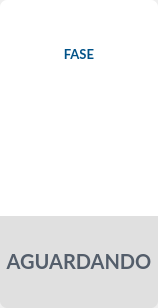
        <widget class="QWidget" name="verticalWidget_2" native="true">
         <property name="geometry">
          <rect>
           <x>180</x>
           <y>260</y>
           <width>158</width>
           <height>308</height>
          </rect>
         </property>
         <property name="styleSheet">
          <string notr="true"/>
         </property>
         <layout class="QVBoxLayout" name="verticalLayout_4">
          <property name="spacing">
           <number>0</number>
          </property>
          <property name="leftMargin">
           <number>0</number>
          </property>
          <property name="topMargin">
           <number>0</number>
          </property>
          <property name="rightMargin">
           <number>0</number>
          </property>
          <property name="bottomMargin">
           <number>0</number>
          </property>
          <item>
           <widget class="QLabel" name="Titulo_2">
            <property name="font">
             <font>
              <family>Lato</family>
              <pointsize>10</pointsize>
              <weight>75</weight>
              <bold>true</bold>
             </font>
            </property>
            <property name="layoutDirection">
             <enum>Qt::LeftToRight</enum>
            </property>
            <property name="styleSheet">
             <string notr="true">border-top-right-radius:7px;
border-top-left-radius:7px;
background-color: rgb(255, 255, 255);
color: rgb(0, 82, 136);</string>
            </property>
            <property name="text">
             <string>FASE</string>
            </property>
            <property name="alignment">
             <set>Qt::AlignCenter</set>
            </property>
            <property name="wordWrap">
             <bool>true</bool>
            </property>
            <property name="margin">
             <number>0</number>
            </property>
           </widget>
          </item>
          <item>
           <widget class="QWidget" name="Meio_2" native="true">
            <property name="styleSheet">
             <string notr="true">background-color: rgb(255, 255, 255);</string>
            </property>
            <layout class="QHBoxLayout" name="horizontalLayout_4">
             <property name="spacing">
              <number>0</number>
             </property>
             <property name="bottomMargin">
              <number>10</number>
             </property>
             <item>
              <spacer name="horizontalSpacer_7">
               <property name="orientation">
                <enum>Qt::Horizontal</enum>
               </property>
               <property name="sizeHint" stdset="0">
                <size>
                 <width>40</width>
                 <height>20</height>
                </size>
               </property>
              </spacer>
             </item>
             <item>
              <widget class="QLabel" name="label_5">
               <property name="text">
                <string/>
               </property>
               <property name="pixmap">
                <pixmap>../Icones/AprovadoMaior.svg</pixmap>
               </property>
              </widget>
             </item>
             <item>
              <spacer name="horizontalSpacer_8">
               <property name="orientation">
                <enum>Qt::Horizontal</enum>
               </property>
               <property name="sizeHint" stdset="0">
                <size>
                 <width>40</width>
                 <height>20</height>
                </size>
               </property>
              </spacer>
             </item>
            </layout>
           </widget>
          </item>
          <item>
           <widget class="QLabel" name="statusTeste1_2">
            <property name="maximumSize">
             <size>
              <width>240</width>
              <height>92</height>
             </size>
            </property>
            <property name="font">
             <font>
              <family>Lato</family>
              <pointsize>15</pointsize>
              <weight>75</weight>
              <bold>true</bold>
             </font>
            </property>
            <property name="styleSheet">
             <string notr="true">color: rgb(84, 94, 107);
background-color: rgb(224, 224, 224);
border-bottom-right-radius: 7px; 
border-bottom-left-radius: 7px; 
</string>
            </property>
            <property name="text">
             <string notr="true">AGUARDANDO</string>
            </property>
            <property name="textFormat">
             <enum>Qt::RichText</enum>
            </property>
            <property name="scaledContents">
             <bool>false</bool>
            </property>
            <property name="alignment">
             <set>Qt::AlignCenter</set>
            </property>
           </widget>
          </item>
         </layout>
        </widget>
